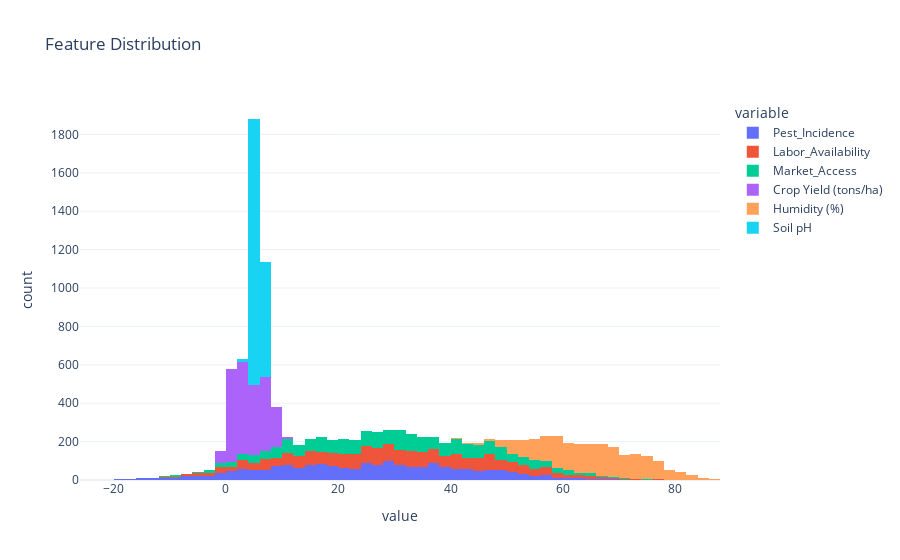

The code cell stored with this chart in its notebook:
### Code cell
# feature distribution
fig_features = px.histogram(
    data,
    x=[
        "Pest_Incidence",
        "Labor_Availability",
        "Market_Access",
        "Crop Yield (tons/ha)",
        "Humidity (%)",
        "Soil pH",
    ],
    title="Feature Distribution",
)
fig_features.show()

### Figure 1 — Plotly figure (JSON) as saved in the notebook; plotly's stock layout.template omitted (floating-point values rounded to 4 significant figures; data arrays with more than 128 entries replaced by an {"elided": "..."} marker saying what was removed)
{"data": [{"alignmentgroup": "True", "bingroup": "x", "hovertemplate": "variable=Pest_Incidence<br>value=%{x}<br>count=%{y}<extra></extra>", "legendgroup": "Pest_Incidence", "marker": {"color": "#636efa", "pattern": {"shape": ""}}, "name": "Pest_Incidence", "offsetgroup": "Pest_Incidence", "orientation": "v", "showlegend": true, "type": "histogram", "x": {"elided": "2000 float values"}, "xaxis": "x", "yaxis": "y"}, {"alignmentgroup": "True", "bingroup": "x", "hovertemplate": "variable=Labor_Availability<br>value=%{x}<br>count=%{y}<extra></extra>", "legendgroup": "Labor_Availability", "marker": {"color": "#EF553B", "pattern": {"shape": ""}}, "name": "Labor_Availability", "offsetgroup": "Labor_Availability", "orientation": "v", "showlegend": true, "type": "histogram", "x": {"elided": "2000 float values"}, "xaxis": "x", "yaxis": "y"}, {"alignmentgroup": "True", "bingroup": "x", "hovertemplate": "variable=Market_Access<br>value=%{x}<br>count=%{y}<extra></extra>", "legendgroup": "Market_Access", "marker": {"color": "#00cc96", "pattern": {"shape": ""}}, "name": "Market_Access", "offsetgroup": "Market_Access", "orientation": "v", "showlegend": true, "type": "histogram", "x": {"elided": "2000 float values"}, "xaxis": "x", "yaxis": "y"}, {"alignmentgroup": "True", "bingroup": "x", "hovertemplate": "variable=Crop Yield (tons/ha)<br>value=%{x}<br>count=%{y}<extra></extra>", "legendgroup": "Crop Yield (tons/ha)", "marker": {"color": "#ab63fa", "pattern": {"shape": ""}}, "name": "Crop Yield (tons/ha)", "offsetgroup": "Crop Yield (tons/ha)", "orientation": "v", "showlegend": true, "type": "histogram", "x": {"elided": "2000 float values"}, "xaxis": "x", "yaxis": "y"}, {"alignmentgroup": "True", "bingroup": "x", "hovertemplate": "variable=Humidity (%)<br>value=%{x}<br>count=%{y}<extra></extra>", "legendgroup": "Humidity (%)", "marker": {"color": "#FFA15A", "pattern": {"shape": ""}}, "name": "Humidity (%)", "offsetgroup": "Humidity (%)", "orientation": "v", "showlegend": true, "type": "histogram", "x": {"elided": "2000 float values"}, "xaxis": "x", "yaxis": "y"}, {"alignmentgroup": "True", "bingroup": "x", "hovertemplate": "variable=Soil pH<br>value=%{x}<br>count=%{y}<extra></extra>", "legendgroup": "Soil pH", "marker": {"color": "#19d3f3", "pattern": {"shape": ""}}, "name": "Soil pH", "offsetgroup": "Soil pH", "orientation": "v", "showlegend": true, "type": "histogram", "x": {"elided": "2000 float values"}, "xaxis": "x", "yaxis": "y"}], "layout": {"barmode": "relative", "legend": {"title": {"text": "variable"}, "tracegroupgap": 0}, "title": {"text": "Feature Distribution"}, "xaxis": {"anchor": "y", "domain": [0, 1], "title": {"text": "value"}}, "yaxis": {"anchor": "x", "domain": [0, 1], "title": {"text": "count"}}}}
